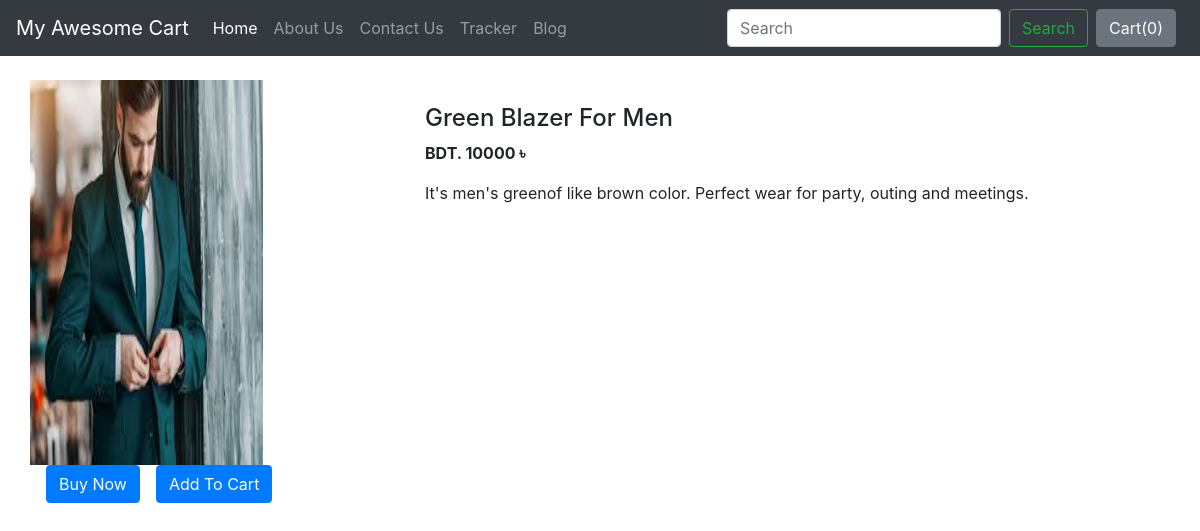
The page /shop/products/8 on the database its author committed.
### shop/models.py (models this page shows)
class Product(models.Model):
    product_id = models.AutoField
    product_name = models.CharField(max_length=50)
    category = models.CharField(max_length=50, default="")
    subcategory = models.CharField(max_length=50, default="")
    price = models.IntegerField(default=0)
    desc = models.CharField(max_length=300)
    pub_date = models.DateField()
    image = models.ImageField(upload_to="shop/images", default="")
    def __str__(self):
        show_id_and_name = f"{self.id} - {self.product_name}"
        return show_id_and_name

### shop/views.py (the view)
# urls.py: path("products/<int:myid>", views.productview, name="ProductView"),
def productview(request, myid):
    product = Product.objects.filter(id=myid)  # based on id fetch the product details
    print(product)
    return render(request, 'shop/productview.html', {'product': product[0]})

### shop/templates/shop/productview.html (shortened to what this page needs)
{% extends 'shop/basic.html' %}
{% block body %}
<div class="container my-4">
    <div class="row">
        <div class="col-md-4">
            <div class="row">
                <img src="/media/{{product.image}}" width="233px" height="385px">
            </div>
            <div class="row">
                <button class="btn btn-primary mx-3">Buy Now</button>
                <button class="btn btn-primary">Add To Cart</button>
            </div>
        </div>
        <div class="col-md-8 my-4">
            <h4>{{product.product_name}}</h4>
            <p><b>BDT. {{product.price}} ৳ </b></p>
            <p>{{product.desc}}</p>
        </div>
    </div>
</div>
{% endblock %}

### rows shown on the page
Product: image (picture), product_name "Green Blazer For Men", price "10000", desc "It's men's greenof like brown color. Perfect wear for party, outing and meetings."
